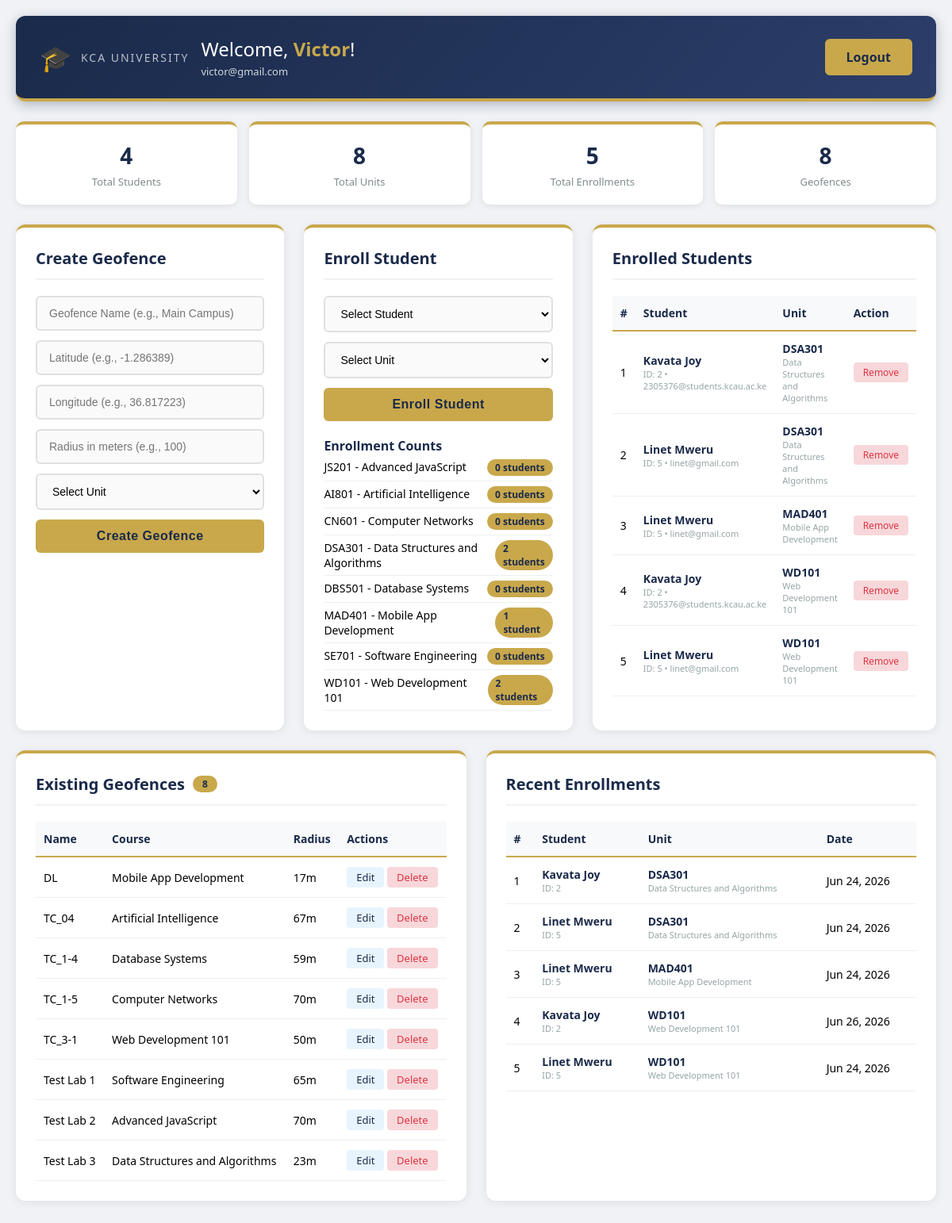
Screenshot of /admin_dashboard.php (signed in) with the database file from the repository.
### tables this page shows
CREATE TABLE `users` (
  `user_id` int(11) NOT NULL,
  `full_name` varchar(100) NOT NULL,
  `email` varchar(100) NOT NULL,
  `password_hash` varchar(255) NOT NULL,
  `role_id` int(11) DEFAULT 1,
  `created_at` timestamp NOT NULL DEFAULT current_timestamp()
);

CREATE TABLE `units` (
  `unit_id` int(11) NOT NULL,
  `unit_name` varchar(100) NOT NULL,
  `unit_code` varchar(20) NOT NULL,
  `user_id` int(11) DEFAULT NULL,
  `created_at` timestamp NOT NULL DEFAULT current_timestamp()
);

CREATE TABLE `enrollment` (
  `enrollment_id` int(11) NOT NULL,
  `user_id` int(11) NOT NULL,
  `unit_id` int(11) NOT NULL,
  `enrolled_at` timestamp NOT NULL DEFAULT current_timestamp()
);

CREATE TABLE `geofences` (
  `geofence_id` int(11) NOT NULL,
  `name` varchar(100) NOT NULL,
  `latitude` decimal(10,8) DEFAULT NULL,
  `longitude` decimal(11,8) DEFAULT NULL,
  `radius` int(11) DEFAULT 100,
  `unit_id` int(11) DEFAULT NULL,
  `created_at` timestamp NOT NULL DEFAULT current_timestamp()
);

### admin_dashboard.php (the view, shortened to what this page needs)
<?php
include 'config.php';
$id = $_SESSION['user_id'];
$stmt = $conn->prepare("SELECT full_name, email FROM users WHERE user_id = ?");
$stmt->bind_param("i", $id);
$stmt->execute();
$result = $stmt->get_result();
if ($result-> num_rows > 0) {
  $user = $result->fetch_assoc();
} else {
  session_destroy();
  header("Location: login_form.php");
  die();
}
$first_name = explode(" ", $user['full_name'])[0];
$geofences = $conn->query("SELECT g.*, u.unit_name FROM geofences g LEFT JOIN units u ON g.unit_id = u.unit_id");
$enrollments_query = "SELECT e.enrollment_id, e.user_id, e.unit_id, e.enrolled_at,
                      u.full_name as student_name, u.email as student_email,
                      un.unit_name, un.unit_code
                      FROM enrollment e
                      JOIN users u ON e.user_id = u.user_id
                      JOIN units un ON e.unit_id = un.unit_id
                      ORDER BY un.unit_name ASC, u.full_name ASC";
$enrollments = $conn->query($enrollments_query);
$enrollment_counts_query = "SELECT un.unit_id, un.unit_name, un.unit_code,
                            COUNT(e.user_id) as student_count
                            FROM units un
                            LEFT JOIN enrollment e ON un.unit_id = e.unit_id
                            GROUP BY un.unit_id
                            ORDER BY un.unit_name ASC";
$enrollment_counts = $conn->query($enrollment_counts_query);
$total_students = $conn->query("SELECT COUNT(*) as count FROM users WHERE role_id = 1")->fetch_assoc()['count'];
$total_units = $conn->query("SELECT COUNT(*) as count FROM units")->fetch_assoc()['count'];
$total_enrollments = $conn->query("SELECT COUNT(*) as count FROM enrollment")->fetch_assoc()['count'];
?>
<!DOCTYPE html>
<html>
<head>
</head>
<body>
<div class="container">
    <div class="header">
        <div class="header-left">
            <div class="header-logo">
                <span class="logo-icon">🎓</span>
                <div>
                    <span class="logo-text">KCA UNIVERSITY</span>
                </div>
            </div>
            <div>
                <h1>Welcome, <span><?php echo htmlspecialchars($first_name); ?></span>!</h1>
                <div class="email"><?php echo htmlspecialchars($user['email']); ?></div>
            </div>
        </div>
        <a href="logout.php" class="logout-btn">Logout</a>
    </div>
    <div class="stats-grid">
        <div class="stat-card">
            <div class="number"><?php echo $total_students; ?></div>
            <div class="label">Total Students</div>
        </div>
        <div class="stat-card">
            <div class="number"><?php echo $total_units; ?></div>
            <div class="label">Total Units</div>
        </div>
        <div class="stat-card">
            <div class="number"><?php echo $total_enrollments; ?></div>
            <div class="label">Total Enrollments</div>
        </div>
        <div class="stat-card">
            <div class="number"><?php echo $geofences->num_rows; ?></div>
            <div class="label">Geofences</div>
        </div>
    </div>
    <div class="three-col">
        <div class="card">
            <h2>Create Geofence</h2>
            <form method="post">
                <input type="text" name="name" placeholder="Geofence Name (e.g., Main Campus)" required>
                <input type="number" step="0.000001" name="latitude" placeholder="Latitude (e.g., -1.286389)" required>
                <input type="number" step="0.000001" name="longitude" placeholder="Longitude (e.g., 36.817223)" required>
                <input type="number" name="radius" placeholder="Radius in meters (e.g., 100)" required>
                <select name="unit_id" required>
                    <option value="">Select Unit</option>
                </select>
                <button type="submit" name="create_geofence" class="btn btn-success">Create Geofence</button>
            </form>
        </div>
        <div class="card">
            <h2>Enroll Student</h2>
            <form method="post">
                <select name="user_id" required>
                    <option value="">Select Student</option>
                </select>
                <select name="unit_id" required>
                    <option value="">Select Unit</option>
                </select>
                <button type="submit" name="enroll_student" class="btn btn-success">Enroll Student</button>
            </form>
            <h3 style="margin-top: 20px; color: #1A2A4A; font-size: 16px;">Enrollment Counts</h3>
            <?php if ($enrollment_counts->num_rows > 0): ?>
                <?php while ($ec = $enrollment_counts->fetch_assoc()): ?>
                    <div style="display: flex; justify-content: space-between; padding: 6px 0; border-bottom: 1px solid #ecf0f1; font-size: 14px;">
                        <span>
                            <?php echo htmlspecialchars($ec['unit_code']); ?> - <?php echo htmlspecialchars($ec['unit_name']); ?>
                        </span>
                        <span class="count-badge gold">
                            <?php echo $ec['student_count']; ?> student<?php echo $ec['student_count'] != 1 ? 's' : ''; ?>
                        </span>
                    </div>
                <?php endwhile; ?>
            <?php else: ?>
                <div class="no-data">No units found.</div>
            <?php endif; ?>
        </div>
        <div class="card">
            <h2>Enrolled Students</h2>
            <?php if ($enrollments->num_rows > 0): ?>
                <table>
                    <tr>
                        <th>#</th>
                        <th>Student</th>
                        <th>Unit</th>
                        <th>Action</th>
                    </tr>
                    <?php
                    $enrollments->data_seek(0);
                    $count = 1;
                    while ($enrollment = $enrollments->fetch_assoc()):
                    ?>
                        <tr>
                            <td><?php echo $count++; ?></td>
                            <td>
                                <span class="student-name"><?php echo htmlspecialchars($enrollment['student_name']); ?></span>
                                <span class="student-id">ID: <?php echo $enrollment['user_id']; ?> • <?php echo htmlspecialchars($enrollment['student_email']); ?></span>
                            </td>
                            <td>
                                <span class="unit-code"><?php echo htmlspecialchars($enrollment['unit_code']); ?></span>
                                <span class="unit-name-small"><?php echo htmlspecialchars($enrollment['unit_name']); ?></span>
                            </td>
                            <td>
                                <a href="admin_dashboard.php?remove_enrollment=1&user_id=<?php echo $enrollment['user_id']; ?>&unit_id=<?php echo $enrollment['unit_id']; ?>"
                                   onclick="return confirm('Are you sure you want to remove <?php echo addslashes($enrollment['student_name']); ?> (ID: <?php echo $enrollment['user_id']; ?>) from <?php echo addslashes($enrollment['unit_name']); ?>?')"
                                   class="remove-link">
                                   Remove
                                </a>
                            </td>
                        </tr>
                    <?php endwhile; ?>
                </table>
            <?php else: ?>
                <div class="no-data">No students enrolled yet.</div>
            <?php endif; ?>
        </div>
    </div>
    <div class="two-col">
        <div class="card">
            <h2>Existing Geofences <span class="badge"><?php echo $geofences->num_rows; ?></span></h2>
            <?php if ($geofences->num_rows > 0): ?>
                <table>
                    <tr>
                        <th>Name</th>
                        <th>Course</th>
                        <th>Radius</th>
                        <th>Actions</th>
                    </tr>
                    <?php while ($geo = $geofences->fetch_assoc()): ?>
                    <tr>
                        <td><?php echo htmlspecialchars($geo['name']); ?></td>
                        <td><?php echo htmlspecialchars($geo['unit_name'] ?? 'Unassigned'); ?></td>
                        <td><?php echo $geo['radius']; ?>m</td>
                        <td>
                            <a href="admin_dashboard.php?edit_id=<?php echo $geo['geofence_id']; ?>" class="edit-link">Edit</a>
                            <a href="admin_dashboard.php?delete_id=<?php echo $geo['geofence_id']; ?>"
                               onclick="return confirm('Are you sure you want to delete geofence: <?php echo addslashes($geo['name']); ?>? This action cannot be undone!')"
                               class="delete-link">
                               Delete
                            </a>
                        </td>
                    </tr>
                    <?php endwhile; ?>
                </table>
            <?php else: ?>
                <div class="no-data">No geofences created yet.</div>
            <?php endif; ?>
        </div>
        <div class="card">
            <h2>Recent Enrollments</h2>
            <?php
            $enrollments->data_seek(0);
            $enrollments_list = [];
            while ($row = $enrollments->fetch_assoc()) {
                $enrollments_list[] = $row;
            }
            $recent_enrollments = array_slice($enrollments_list, 0, 10);
            ?>
            <?php if (count($recent_enrollments) > 0): ?>
                <table>
                    <tr>
                        <th>#</th>
                        <th>Student</th>
                        <th>Unit</th>
                        <th>Date</th>
                    </tr>
                    <?php $count = 1; foreach ($recent_enrollments as $enrollment): ?>
                        <tr>
                            <td><?php echo $count++; ?></td>
                            <td>
                                <span class="student-name"><?php echo htmlspecialchars($enrollment['student_name']); ?></span>
                                <span class="student-id">ID: <?php echo $enrollment['user_id']; ?></span>
                            </td>
                            <td>
                                <span class="unit-code"><?php echo htmlspecialchars($enrollment['unit_code']); ?></span>
                                <span class="unit-name-small"><?php echo htmlspecialchars($enrollment['unit_name']); ?></span>
                            </td>
                            <td><?php echo date('M d, Y', strtotime($enrollment['enrolled_at'])); ?></td>
                        </tr>
                    <?php endforeach; ?>
                </table>
            <?php else: ?>
                <div class="no-data">No enrollment history yet.</div>
            <?php endif; ?>
        </div>
    </div>
    </div>
</body>
</html>

### admin_dashboard.php (style rules this page uses)
* { margin: 0; padding: 0; box-sizing: border-box; }
body { font-family: 'Segoe UI', Tahoma, Geneva, Verdana, sans-serif; background: #f0f2f5; padding: 20px; }
.container { max-width: 1200px; margin: 0 auto; }
.header { background: linear-gradient(135deg, #1A2A4A 0%, #2C3E6A 100%); color: #FFFFFF; padding: 25px 30px; border-radius: 12px; margin-bottom: 25px; display: flex; justify-content: space-between; align-items: center; flex-wrap: wrap; box-shadow: 0 4px 15px rgba(26, 42, 74, 0.3); border-bottom: 4px solid #C9A84C; }
.header-left { display: flex; align-items: center; gap: 15px; }
.header-logo { display: flex; align-items: center; gap: 12px; }
.header-logo .logo-icon { font-size: 32px; }
.header-logo .logo-text { font-size: 14px; opacity: 0.7; letter-spacing: 2px; }
.header h1 { font-size: 24px; font-weight: 300; }
.header h1 span { font-weight: 600; color: #C9A84C; }
.header .email { font-size: 13px; opacity: 0.8; margin-top: 3px; }
.header .logout-btn { background: #C9A84C; color: #1A2A4A; padding: 10px 25px; border-radius: 6px; text-decoration: none; font-weight: 600; transition: all 0.3s ease; border: 2px solid #C9A84C; }
.stats-grid { display: grid; grid-template-columns: repeat(auto-fit, minmax(150px, 1fr)); gap: 15px; margin-bottom: 25px; }
.stat-card { background: #FFFFFF; padding: 20px; border-radius: 10px; text-align: center; box-shadow: 0 2px 8px rgba(0,0,0,0.08); border-top: 4px solid #C9A84C; transition: transform 0.2s; }
.stat-card .number { font-size: 28px; font-weight: 700; color: #1A2A4A; }
.stat-card .label { color: #7f8c8d; font-size: 13px; margin-top: 5px; }
.three-col { display: grid; grid-template-columns: 1fr 1fr 1fr; gap: 25px; }
.card { background: #FFFFFF; padding: 25px; border-radius: 12px; box-shadow: 0 2px 12px rgba(0,0,0,0.08); border-top: 4px solid #C9A84C; transition: transform 0.2s ease, box-shadow 0.2s ease; margin-bottom: 25px; }
.card h2 { color: #1A2A4A; font-size: 20px; margin-bottom: 20px; padding-bottom: 12px; border-bottom: 2px solid #f0f2f5; display: flex; align-items: center; gap: 10px; }
.card h2 .badge { background: #C9A84C; color: #1A2A4A; font-size: 12px; padding: 2px 12px; border-radius: 20px; font-weight: 600; }
input, select { width: 100%; padding: 12px 15px; margin-bottom: 12px; border: 2px solid #e0e0e0; border-radius: 6px; box-sizing: border-box; font-size: 14px; transition: border-color 0.3s ease; background: #fafafa; }
.btn { background: #1A2A4A; color: #FFFFFF; padding: 12px 20px; border: none; border-radius: 6px; cursor: pointer; width: 100%; font-size: 16px; font-weight: 600; transition: all 0.3s ease; letter-spacing: 0.5px; }
.btn-success { background: #C9A84C; color: #1A2A4A; }
table { width: 100%; border-collapse: collapse; font-size: 14px; }
th, td { padding: 12px 10px; text-align: left; border-bottom: 1px solid #ecf0f1; }
th { background: #f8f9fa; font-weight: 600; color: #1A2A4A; border-bottom: 2px solid #C9A84C; }
.delete-link { color: #dc3545; text-decoration: none; font-weight: 500; padding: 4px 12px; border-radius: 4px; transition: all 0.3s ease; background: #f8d7da; display: inline-block; font-size: 13px; }
.edit-link { color: #1A2A4A; text-decoration: none; font-weight: 500; padding: 4px 12px; border-radius: 4px; transition: all 0.3s ease; background: #e8f4fd; display: inline-block; font-size: 13px; }
.remove-link { color: #dc3545; text-decoration: none; font-weight: 500; padding: 4px 12px; border-radius: 4px; transition: all 0.3s ease; background: #f8d7da; display: inline-block; font-size: 12px; }
.count-badge { background: #1A2A4A; color: #FFFFFF; padding: 2px 10px; border-radius: 20px; font-size: 12px; font-weight: 600; }
.count-badge.gold { background: #C9A84C; color: #1A2A4A; }
.two-col { display: grid; grid-template-columns: 1fr 1fr; gap: 25px; }
.student-id { font-size: 11px; color: #95a5a6; display: block; }
.student-name { font-weight: 600; color: #1A2A4A; }
.unit-code { font-weight: 600; color: #1A2A4A; }
.unit-name-small { font-size: 11px; color: #95a5a6; display: block; }

### rows the page displays
users: full_name "Victor", email "victor@gmail.com"
units: unit_code "JS201", unit_name "Advanced JavaScript", student_count "0"
units: unit_code "AI801", unit_name "Artificial Intelligence", student_count "0", unit_id "8"
units: unit_code "CN601", unit_name "Computer Networks", student_count "0"
units: unit_code "DSA301", unit_name "Data Structures and Algorithms", student_count "2"
units: unit_code "DBS501", unit_name "Database Systems", student_count "0"
units: unit_code "MAD401", unit_name "Mobile App Development", student_count "1"
units: unit_code "SE701", unit_name "Software Engineering", student_count "0"
units: unit_code "WD101", unit_name "Web Development 101", student_count "2"
enrollment: user.full_name "Kavata Joy", user "2", user.email "2305376@students.kcau.ac.ke", unit.unit_code "DSA301", unit.unit_name "Data Structures and Algorithms", enrolled_at "Jun 24, 2026"
enrollment: user.full_name "Linet Mweru", user "5", user.email "linet@gmail.com", unit.unit_code "DSA301", unit.unit_name "Data Structures and Algorithms", enrolled_at "Jun 24, 2026"
enrollment: user.full_name "Linet Mweru", user "5", user.email "linet@gmail.com", unit.unit_code "MAD401", unit.unit_name "Mobile App Development", enrolled_at "Jun 24, 2026"
enrollment: user.full_name "Kavata Joy", user "2", user.email "2305376@students.kcau.ac.ke", unit.unit_code "WD101", unit.unit_name "Web Development 101", enrolled_at "Jun 26, 2026"
enrollment: user.full_name "Linet Mweru", user "5", user.email "linet@gmail.com", unit.unit_code "WD101", unit.unit_name "Web Development 101", enrolled_at "Jun 24, 2026"
geofences: name "DL", unit.unit_name "Mobile App Development", radius "17"
geofences: name "TC_04", unit.unit_name "Artificial Intelligence", radius "67"
geofences: name "TC_1-4", unit.unit_name "Database Systems", radius "59"
geofences: name "TC_1-5", unit.unit_name "Computer Networks", radius "70"
geofences: name "TC_3-1", unit.unit_name "Web Development 101", radius "50"
geofences: name "Test Lab 1", unit.unit_name "Software Engineering", radius "65"
geofences: name "Test Lab 2", unit.unit_name "Advanced JavaScript", radius "70"
geofences: name "Test Lab 3", unit.unit_name "Data Structures and Algorithms", radius "23"

### other values shown
$total_students "4"
$total_units "8"
$total_enrollments "5"
$geofences->num_rows "8"
